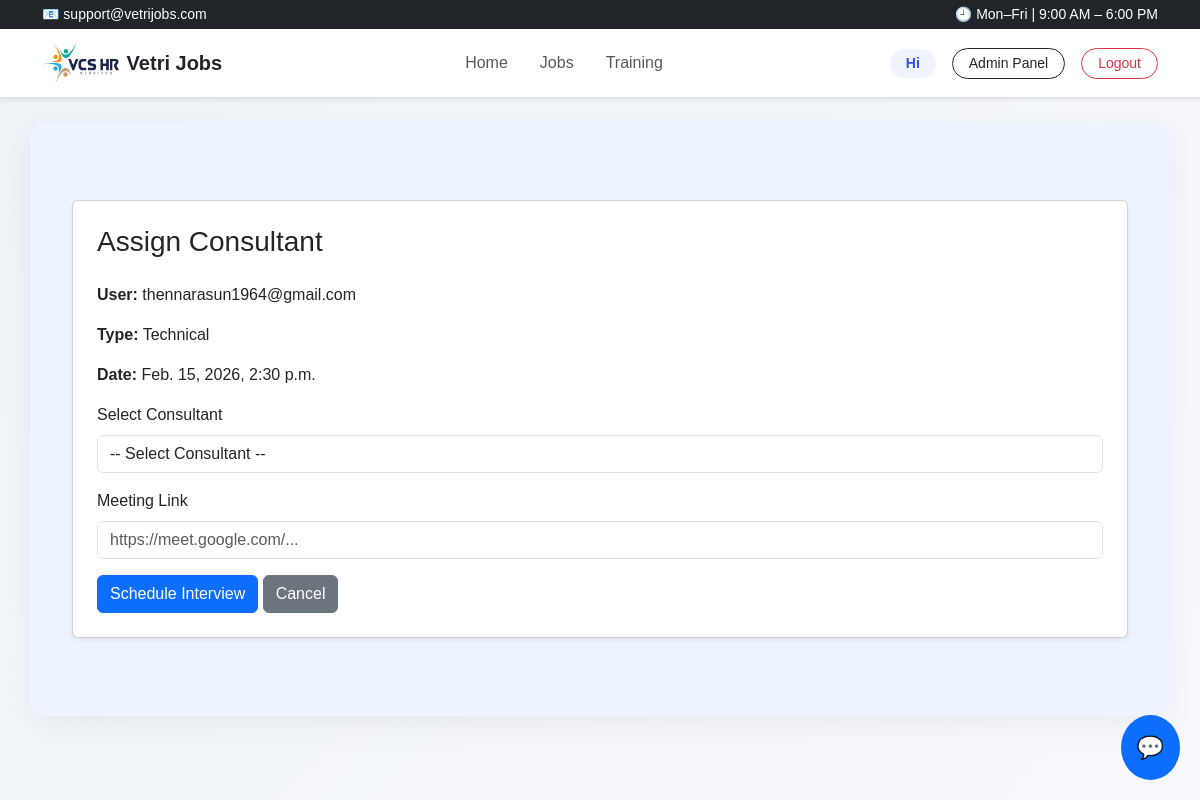
Screenshot of /mock-interviews/assign/10/ (signed in) with the database file from the repository.
### mock_interviews/models.py (models this page shows, shortened)
class MockInterview(models.Model):
    INTERVIEW_TYPE_CHOICES = [
        ('TECH', 'Technical'),
        ('BEHAV', 'Behavioral'),
        ('CASE', 'Case Study'),
    ]
    STATUS_CHOICES = [
        ('PENDING', 'Pending'),      # NEW
        ('ASSIGNED', 'Assigned'),
        ('SCHEDULED', 'Scheduled'),
        ('COMPLETED', 'Completed'),
        ('CANCELLED', 'Cancelled'),
    ]
    user = models.ForeignKey(User, on_delete=models.CASCADE)
    consultant = models.ForeignKey(
        User,
        on_delete=models.SET_NULL,
        null=True,
        blank=True,
        related_name="mock_interviews_taken",
        limit_choices_to={'userprofile__role': 'CONSULTANT'}
    )
    interview_type = models.CharField(
        max_length=10,
        choices=INTERVIEW_TYPE_CHOICES
    )
    scheduled_at = models.DateTimeField()
    status = models.CharField(
        max_length=20,
        choices=STATUS_CHOICES,
        default='PENDING'
    )
    feedback = models.TextField(blank=True)
    rating = models.IntegerField(null=True, blank=True)
    created_at = models.DateTimeField(auto_now_add=True)
    completed_at = models.DateTimeField(null=True, blank=True)
    meeting_link = models.URLField(null=True, blank=True)

### mock_interviews/views.py (the view, shortened to what this page needs)
# urls.py: path("assign/<int:interview_id>/",views.assign_mock_interview,name="assign_mock_interview"
@login_required
def assign_mock_interview(request, interview_id):
    if not request.user.is_staff:
        return HttpResponseForbidden("Not allowed")
    interview = get_object_or_404(MockInterview, id=interview_id)
    consultants = User.objects.filter(profile__role="CONSULTANT")
    return render(request, "mock_interviews/assign.html", {
        "interview": interview,
        "consultants": consultants
    })

### templates/mock_interviews/assign.html (shortened to what this page needs)
{% extends "base.html" %}
{% block content %}
<div class="container py-5">
    <div class="card shadow-sm p-4">
        <h3 class="mb-4">Assign Consultant</h3>
        <p><strong>User:</strong> {{ interview.user.username }}</p>
        <p><strong>Type:</strong> {{ interview.get_interview_type_display }}</p>
        <p><strong>Date:</strong> {{ interview.scheduled_at }}</p>
        <form method="POST">
            <div class="mb-3">
                <label class="form-label">Select Consultant</label>
                <select name="consultant" class="form-control" required>
                    <option value="">-- Select Consultant --</option>
                </select>
            </div>
            <div class="mb-3">
                <label class="form-label">Meeting Link</label>
                <input type="url"
                       name="meeting_link"
                       class="form-control"
                       placeholder="https://meet.google.com/..."
                       required>
            </div>
            <button type="submit" class="btn btn-primary">
                Schedule Interview
            </button>
            <a href="{% url 'dashboard:admin' %}"
               class="btn btn-secondary">
                Cancel
            </a>
        </form>
    </div>
</div>
{% endblock %}

### templates/base.html (style rules this page uses)
body { font-family: 'Poppins', sans-serif; background: linear-gradient(135deg, #eef2f7, #f8f9fc); min-height: 100vh; }

### rows the page displays
MockInterview: user.username "thennarasun1964@gmail.com", interview_type "Technical", scheduled_at "Feb. 15, 2026, 2:30 p.m."
